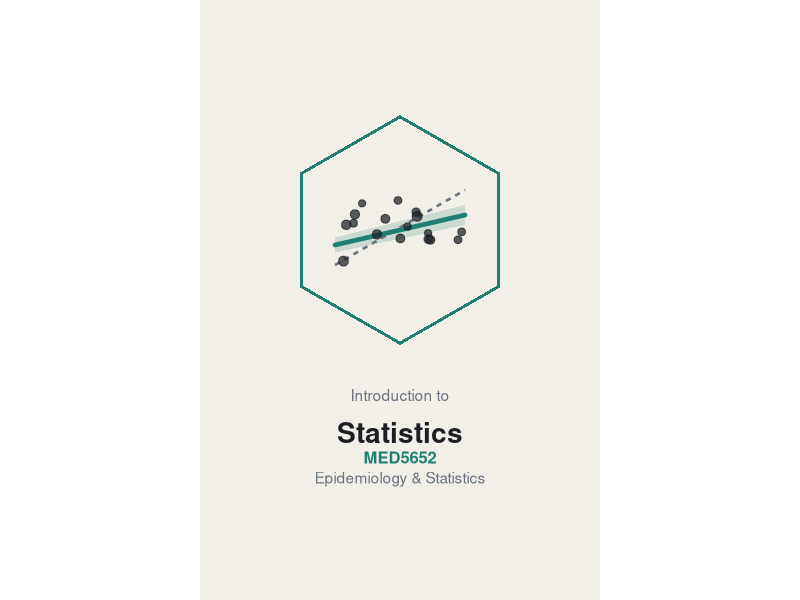

The R script that drew this image:
# Generates images/cover.png: the book cover for Introduction to Statistics.
# One-off build utility, not sourced by any chapter. Re-run after design changes.

library(ggplot2)
library(tibble)

bg     <- "#F1EFE8"
ink    <- "#1B1F23"
muted  <- "#6B7280"
accent <- "#1E7F72"

# canvas is 8 x 12 (2:3), y increases upward
hex_pts <- function(cx, cy, w, h) {
  tibble(
    x = cx + c(0,  w / 2,  w / 2, 0, -w / 2, -w / 2),
    y = cy + c(h / 2, h / 4, -h / 4, -h / 2, -h / 4, h / 4)
  )
}

hex_cx <- 4
hex_cy <- 7.4
hex_w  <- 4
hex_h  <- hex_w / 0.87

outer_hex <- hex_pts(hex_cx, hex_cy, hex_w, hex_h)
inner_hex <- hex_pts(hex_cx, hex_cy, hex_w * 0.97, hex_h * 0.97)

band <- tibble(
  x = c(2.7, 5.3, 5.3, 2.7),
  y = hex_cy + c(-0.15, 0.5, 0.1, -0.45)
)

crude_line <- tibble(x = c(2.7, 5.3), y = hex_cy + c(-0.7, 0.8))
adjusted_line <- tibble(x = c(2.7, 5.3), y = hex_cy + c(-0.3, 0.3))

# randomly jittered, not hand-placed, so the cloud reads as real data rather
# than points laid neatly along a line. Centred on the adjusted (flatter)
# line's trend, deliberately: the crude line runs steeper than the cloud
# actually supports, which is the whole point of showing both.
set.seed(20260724)
n_pts <- 17
scatter_x <- runif(n_pts, 2.6, 5.4)
adjusted_slope <- diff(adjusted_line$y) / diff(adjusted_line$x)
scatter_trend <- adjusted_line$y[1] + adjusted_slope * (scatter_x - adjusted_line$x[1])
scatter <- tibble(
  x = scatter_x,
  y = pmin(pmax(scatter_trend + rnorm(n_pts, 0, 0.38), hex_cy - 1.05), hex_cy + 1.05),
  size = runif(n_pts, 2.1, 3.1)
)

p <- ggplot() +
  geom_polygon(data = outer_hex, aes(x, y), fill = accent) +
  geom_polygon(data = inner_hex, aes(x, y), fill = bg) +
  geom_polygon(data = band, aes(x, y), fill = accent, alpha = 0.18) +
  geom_line(data = crude_line, aes(x, y), colour = muted, linewidth = 0.9,
            linetype = "22") +
  geom_line(data = adjusted_line, aes(x, y), colour = accent, linewidth = 1.6,
            lineend = "round") +
  geom_point(data = scatter, aes(x, y, size = size), colour = ink, alpha = 0.72) +
  scale_size_identity() +
  # "Introduction to Statistics" (the book's own title) is split across two
  # sized lines rather than set on one, since at a single bold size it's too
  # wide for the hexagon: a small muted lead-in above a big bold headline
  # word, the same two-tier treatment a printed cover would use. Reuses the
  # four original slots' y-positions unchanged; only the content and sizing
  # per slot moved, so the vertical rhythm against the hexagon is untouched.
  annotate("text", x = 4, y = 4.1, label = "Introduction to",
           colour = muted, size = 3.9, family = "sans") +
  annotate("text", x = 4, y = 3.35, label = "Statistics",
           colour = ink, size = 7.1, fontface = "bold", family = "sans") +
  annotate("text", x = 4, y = 2.85, label = "MED5652",
           colour = accent, size = 4.2, fontface = "bold", family = "sans") +
  annotate("text", x = 4, y = 2.45, label = "Epidemiology & Statistics",
           colour = muted, size = 3.9, family = "sans") +
  coord_fixed(ratio = 1, xlim = c(0, 8), ylim = c(0, 12), expand = FALSE) +
  theme_void() +
  theme(
    plot.background = element_rect(fill = bg, colour = NA),
    panel.background = element_rect(fill = bg, colour = NA)
  )

if (!dir.exists("images")) dir.create("images")
ggsave("images/cover.png", p, width = 4, height = 6, dpi = 300, bg = bg)
